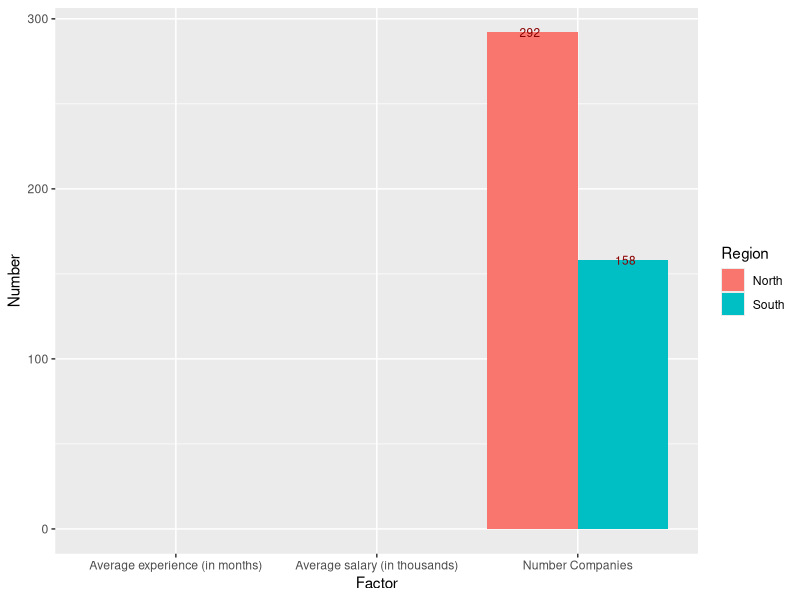
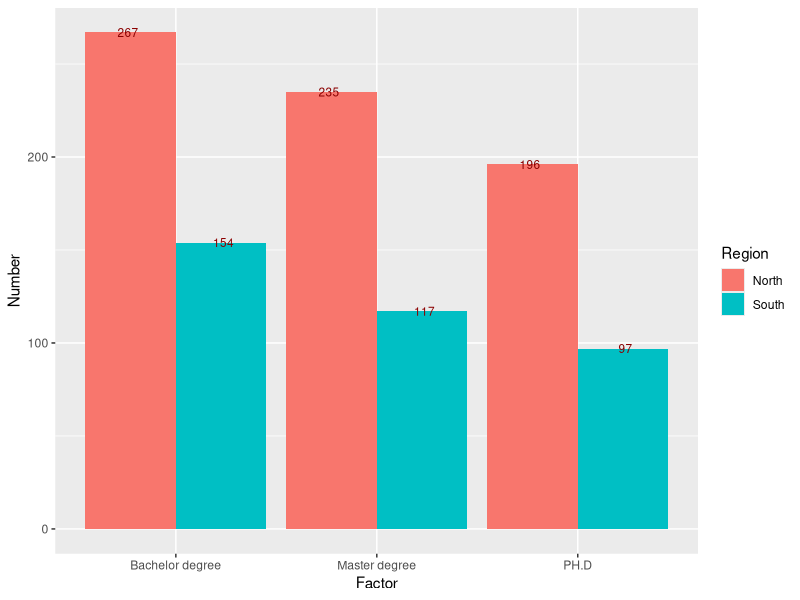
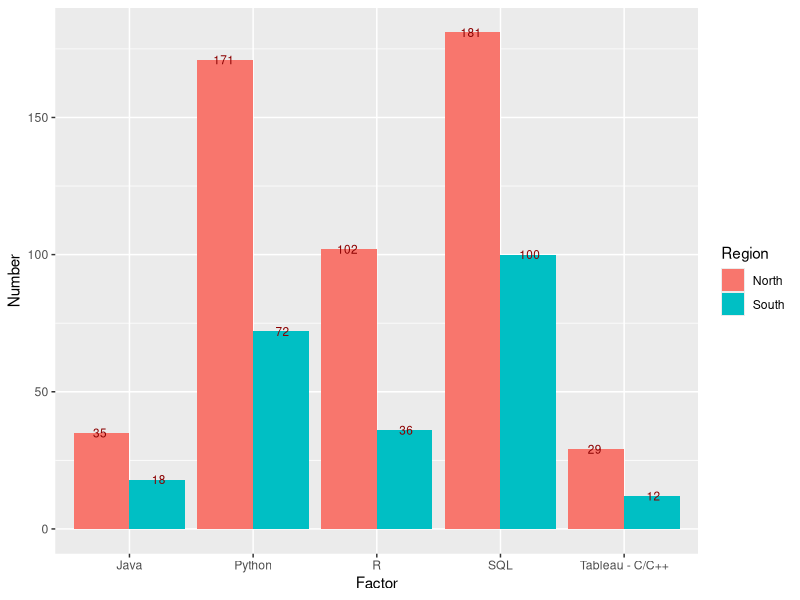

These charts were generated, in order, by the following R code: (Note: this script raises an error after producing the figures.)
## ---- chunk 1
pkg_list = c("ggplot2", "plyr", "stringr")
mia_pkgs = pkg_list[!(pkg_list %in% installed.packages()[,"Package"])]
if(length(mia_pkgs) > 0) install.packages(mia_pkgs)
loaded_pkgs = lapply(pkg_list, require, character.only=TRUE)
## ---- chunk 2
jdata = read.csv("datarelatedjobs.csv")
jdata$X = NULL
names(jdata)
head(jdata)
## ---- chunk 3
summary(jdata)
str(jdata)

for(i in 1:length(jdata$Standing)){
  if(is.na(jdata$Standing[i])){
    jdata$Standing[i] = "All levels"
  }
}  
## ---- chunk 4
count(jdata$Standing)
## ---- chunk 5
North_sub = jdata[which(jdata$Region == "North CA"),]
head(North_sub,5)
South_sub = jdata[which(jdata$Region == "South CA"),]
head(South_sub,5)
## ---- chunk 6
n_companies_north = rep(0, length(count(North_sub$Company)$freq))
n_companies_south = rep(0, length(count(South_sub$Company)$freq))

for(i in 1:length(count(North_sub$Company)$freq)){
  if(count(North_sub$Company)$freq[i] == 1){
    n_companies_north[i] = count(North_sub$Company)$freq[i] 
  } else{
    n_companies_north[i] = 1
  }
}

for(i in 1:length(count(South_sub$Company)$freq)){
  if(count(South_sub$Company)$freq[i] == 1){
    n_companies_south[i] = count(South_sub$Company)$freq[i] 
  } else{
    n_companies_south[i] = 1
  }
}
sum(n_companies_north)
sum(n_companies_south)
## ---- chunk 7
avg_exp_N = round(mean(North_sub$Minimum_exp_years)*12,0)
avg_exp_S = round(mean(South_sub$Minimum_exp_years)*12,0)
avg_exp_N
avg_exp_S
## ---- chunk 8
#Use NA.omit to omit to take out NA values then use mean function to find average
Omit_yr_salary_N = na.omit(North_sub$Estimate_minimum_average_salary)
Omit_yr_salary_S = na.omit(South_sub$Estimate_minimum_average_salary)
North_Est_min_salary = round(mean(Omit_yr_salary_N)/1000,2)
South_Est_min_salary = round(mean(Omit_yr_salary_S)/1000,2)

North_Est_min_salary
South_Est_min_salary
## ---- chunk 9
firstdf = data.frame(
          Region = rep(c("North", "South"), each = 3),
          Factor = rep(c("Average experience (in months)", "Average salary (in thousands)","Number Companies")),
          Number = c(avg_exp_N, North_Est_min_salary, sum(n_companies_north),
                     avg_exp_S, South_Est_min_salary, sum(n_companies_south)))

plotfirst = ggplot(data = firstdf, aes(x = Factor, y = Number, fill = Region)) + 
    geom_bar(stat = "identity", position=position_dodge()) +  
    geom_text(aes(label = Number), position = position_dodge(0.95), vjust=0.5, color = "darkred", size = 3)

#jpeg('plotfirst.jpg')
#plot(plotfirst)
plotfirst

## ---- chunk 10
#Nearly same as counting number of companies:
#Create 3 vectors: n_bach, n_master, n_phd to store the values.
#For this one we need to use stringr.
#Ex: All levels -> n_bach = n_bach + 1, n_master = n_master + 1, n_phd = n_phd + 1
#BS/MS ->  n_bach = n_bach + 1, n_master = n_master + 1 (Use  stringr so that we can get only BS or only MS)
Standing_sub = jdata[which(jdata$Standing != "NA"),]
North_sub_st = Standing_sub[which(Standing_sub$Region == "North CA"),]
South_sub_st = Standing_sub[which(Standing_sub$Region == "South CA"),]
## ---- chunk 11
n_bach_S = length(str_subset(South_sub_st$Standing, pattern = "^B")) + count(South_sub_st$Standing)$freq[which(count(South_sub_st$Standing) == "All levels")]  
n_bach_S

n_master_S = length(str_subset(South_sub_st$Standing, pattern = "^MS")) + length(str_subset(South_sub_st$Standing, pattern = "MS$")) + count(South_sub_st$Standing)$freq[which(count(South_sub_st$Standing) == "All levels")] - length(str_subset(South_sub_st$Standing, pattern = "^MS$"))
n_master_S

n_PH.D_S = length(str_subset(South_sub_st$standing, pattern = "^PH.D")) + length(str_subset(South_sub_st$Standing, pattern = "PH.D$")) + count(South_sub_st$Standing)$freq[which(count(South_sub_st$Standing) == "All levels")]
n_PH.D_S
## ---- chunk 12
n_bach_N = length(str_subset(North_sub_st$Standing, pattern = "^B")) + count(North_sub_st$Standing)$freq[which(count(North_sub_st$Standing) == "All levels")]  
n_bach_N

n_master_N = length(str_subset(North_sub_st$Standing, pattern = "^MS")) + length(str_subset(North_sub_st$Standing, pattern = "MS$")) + count(North_sub_st$Standing)$freq[which(count(North_sub_st$Standing) == "All levels")] - length(str_subset(North_sub_st$Standing, pattern = "^MS$"))
n_master_N

n_PH.D_N = length(str_subset(North_sub_st$standing, pattern = "^PH.D")) + length(str_subset(North_sub_st$Standing, pattern = "PH.D$")) + count(North_sub_st$Standing)$freq[which(count(North_sub_st$Standing) == "All levels")]
n_PH.D_N
## ---- chunk 13
secondtdf = data.frame(
          Region = rep(c("North", "South"), each = 3),
          Factor = rep(c("Bachelor degree", "Master degree","PH.D")),
          Number = c(n_bach_N, n_master_N, n_PH.D_N,
                     n_bach_S, n_master_S, n_PH.D_S))

plotsecond = ggplot(data = secondtdf, aes(x = Factor, y = Number, fill = Region)) + 
    geom_bar(stat = "identity", position=position_dodge()) +  
    geom_text(aes(label = Number), position = position_dodge(0.95), vjust=0.5, color = "darkred", size = 3)

#jpeg('plotsecond.jpg')
#plot(plotsecond)
plotsecond
## ---- chunk 14
count(jdata$Preferred_lang1)[order(count(jdata$Preferred_lang1)$freq),] 

count(jdata$Preferred_lang2)
## ---- chunk 15
count_order = function(col1, col2, order, top){
  ct1 = count(col1)
  ct2 = count(col2)
  if(order == "decreasing"){
    ct1_inc = ct1[order(ct1$freq, decreasing = T),]
    ct2_inc = ct2[order(ct2$freq, decreasing = T),]
    
    cl = length(ct1_inc$freq) - length(ct2_inc$freq)

    if(cl < 0){
      fresult = data.frame(Lang1 = c(as.character(ct1_inc$x), rep(NA,abs(cl))),
                            Freq1 = c(ct1_inc$freq, rep(NA,abs(cl))),
                            Lang2 = as.character(ct2_inc$x),
                            Freq2 = ct2_inc$freq)                  

    } else{
      fresult = data.frame(Lang1 = as.character(ct1_inc$x),
                            Freq1 = ct1_inc$freq,
                            Lang2 = c(as.character(ct2_inc$x), rep(NA,cl)),
                            Freq2 = c(ct2_inc$freq,rep(NA,cl)))         
      }
  }
  else{
    ct1_dec = ct1[order(ct1$freq, decreasing = F),]
    ct2_dec = ct2[order(ct2$freq, decreasing = F),]
    
    cl = length(ct1_dec$freq) - length(ct2_dec$freq)

    if(cl < 0){
      fresult = data.frame(Lang1 = c(as.character(ct1_dec$x), rep(NA,abs(cl))),
                            Freq1 = c(ct1_dec$freq, rep(NA,abs(cl))),
                            Lang2 = as.character(ct2_dec$x),
                            Freq2 = ct2_dec$freq)                  
    } else{
      fresult = data.frame(Lang1 = as.character(ct1_dec$x),
                            Freq1 = ct1_dec$freq,
                            Lang2 = c(as.character(ct2_dec$x), rep(NA,cl)),
                            Freq2 = c(ct2_dec$freq,rep(NA,cl))) 
    }
  }
  for(i in 1:15){
    for(j in 1:15){
      if(fresult$Lang1[i] == fresult$Lang2[j]){
        fresult$Freq1[i] = fresult$Freq1[i] + fresult$Freq2[j]
      }
    }
  }
  if(order == "decreasing"){
    res = fresult[order(fresult$Freq1, decreasing = T),]
  } else {
    res = fresult[order(fresult$Freq1, decreasing = F),]
  }
  return(res[1:top,1:2])
}


## ---- chunk 16
sl = count_order(South_sub_st$Preferred_lang1, South_sub_st$Preferred_lang2,"decreasing", 5)
nl = count_order(North_sub_st$Preferred_lang1, North_sub_st$Preferred_lang2,"decreasing", 5)
sl
nl
thirddf = data.frame(
          Region = rep(c("North", "South"), each = 5),
          Factor = c("SQL", "Python", "R", "Java", "Tableau - C/C++", 
                     "SQL", "Python", "R", "Java", "Tableau - C/C++"),
          Number = c(nl$Freq1[1], nl$Freq1[2], nl$Freq1[3], nl$Freq1[4], nl$Freq1[5], 
                     sl$Freq1[1], sl$Freq1[2], sl$Freq1[3], sl$Freq1[4], sl$Freq1[5]))

plotthird = ggplot(data = thirddf, aes(x = Factor, y = Number, fill = Region)) + 
    geom_bar(stat = "identity", position=position_dodge()) +  
    geom_text(aes(label = Number), position = position_dodge(0.95), vjust=0.5, color = "darkred", size = 3)

#jpeg('plotsecond.jpg')
#plot(plotsecond)
plotthird
## ---- chunk 17
# Top five most demanding languages:C++, Java, Python,R,SQL

order_lang_S = count(South_sub_st$Preferred_lang1)
order_lang_N = count(North_sub_st$Preferred_lang1)
OLS = order_lang_S[order(order_lang_S$freq, decreasing = TRUE),]
OLN = order_lang_N[order(order_lang_N$freq, decreasing = TRUE),]
OLS_df = data.frame(Name_language = OLS$x, Freq = OLS$freq)
OLN_df = data.frame(Name_language = OLN$x, Freq = OLN$freq)

head(OLS_df, 5)
head(OLN_df, 5)
## ---- chunk 18
n_cpp_North = length(str_subset(North_sub_st$Preferred_lang1, pattern = "^C\\++$")) +length(str_subset(North_sub_st$Preferred_lang2, pattern = "C\\++$"))

n_cpp_South = length(str_subset(South_sub_st$Preferred_lang1, pattern = "^C\\++$")) +length(str_subset(South_sub_st$Preferred_lang2, pattern = "C\\++$"))

n_java_South = length(str_subset(South_sub_st$Preferred_lang1, pattern = "^Java$")) +length(str_subset(South_sub_st$Preferred_lang2, pattern = "^Java$"))

n_java_North = length(str_subset(North_sub_st$Preferred_lang1, pattern = "^Java$")) +length(str_subset(North_sub_st$Preferred_lang2, pattern = "^Java$"))

n_Python_North = length(str_subset(North_sub_st$Preferred_lang1, pattern = "^Python$"))+length(str_subset(North_sub_st$Preferred_lang2, pattern = "^Python$"))

n_Python_South = length(str_subset(South_sub_st$Preferred_lang1, pattern = "^Python$"))  +length(str_subset(South_sub_st$Preferred_lang2, pattern ="^Python$"))

n_R_North = length(str_subset(North_sub_st$Preferred_lang1, pattern = "^R$")) +length(str_subset(North_sub_st$Preferred_lang2, pattern = "R$"))

n_R_South = length(str_subset(South_sub_st$Preferred_lang1, pattern = "^R$"))  +length(str_subset(South_sub_st$Preferred_lang2, pattern = "R$"))
n_R_South
n_SQL_North = length(str_subset(North_sub_st$Preferred_lang1, pattern = "^SQL$")) +length(str_subset(North_sub_st$Preferred_lang1, pattern = "/SQL$")) +length(str_subset(North_sub_st$Preferred_lang2, pattern = "^SQL$"))

n_SQL_South = length(str_subset(South_sub_st$Preferred_lang1, pattern = "^SQL$"))+ length(str_subset(South_sub_st$Preferred_lang1, pattern = "/SQL$"))+ length(str_subset(South_sub_st$Preferred_lang2, pattern = "^SQL$"))


res = cbind(nl,sl)
handwaydf = data.frame(NLang1 = c("SQL", "Python", "R", "Java", "C/C++"),
                       NFreg1 = c(n_SQL_North, n_Python_North, n_R_North, n_java_North, n_cpp_North),
                       SLang1 = c("SQL", "Python", "R", "Java", "C/C++"),
                       NLang1 = c(n_SQL_South, n_Python_South, n_R_South, n_java_South, n_cpp_South))
res
handwaydf
## ---- chunk 19
top20 = count_order(jdata$Preferred_lang1, jdata$Preferred_lang2,"decreasing", 20)
top20
## ---- chunk 20
for (i in 1:length(jdata$Standing)){
  if(!is.na(str_extract(jdata$Standing[i], pattern = "^B")) || !is.na(str_extract(jdata$Standing[i], pattern = "^A"))){
    jdata$Difficulty[i] = "Easy"
  } else if (!is.na(str_extract(jdata$Standing[i], pattern = "^M"))){
    jdata$Difficulty[i] = "Medium"
  } else if (!is.na(str_extract(jdata$Standing[i], pattern = "^P"))){
    jdata$Difficulty[i] = "Hard"
  }
}
## ---- chunk 21
# Instruction:
#   First subset our data into small subset that satisfies only 1 agrument.
#   Compare the length of those 4 small subsets. 
#   Find the intersection subset between those 4 subsets that is the largest will be our result
jdata$Difficulty[which(jdata$Difficulty == "Easy"),]


# jdata$Minimum_exp_years
# jdata$Region
# jdata$Preferred_lang1
## ---- chunk 22
Argu_x = jdata$Company[which(jdata$Minimum_exp_years == "5")]
Argu_y = jdata$Company[which(jdata$Difficulty == "Easy")]
Argu_z = jdata$Company[which(jdata$Region == "North CA")]
Argu_u = jdata$Company[which(jdata$Preferred_lang1 == "Python")]

intersect(intersect(Argu_x,Argu_y),intersect(Argu_z,Argu_u))


## ---- chunk 23
find_company = function(Difficulty, Exp, Region, Language){
  
  
}
## ---- chunk 24
for(i in 1:length(jdata$Minimum_exp_years)){
  if(jdata$Minimum_exp_years[i] == 1 & !is.na(jdata$Estimate_minimum_average_salary[i])){
    if(jdata$Estimate_minimum_average_salary[i] >= 150000){
      jdata$Minimum_exp_years[i] = 4
    }
    else if(jdata$Estimate_minimum_average_salary[i] >= 130000 &
            jdata$Estimate_minimum_average_salary[i] <  150000){
      jdata$Minimum_exp_years[i] = 3
    }
    else if (jdata$Estimate_minimum_average_salary[i] >= 100000 &
             jdata$Estimate_minimum_average_salary[i] <  130000){
      jdata$Minimum_exp_years[i] = 2
    }
    else{jdata$Minimum_exp_years[i] = 1}
  } 
}
## ---- chunk 25
set.seed(2018)
result = jdata$Estimate_minimum_average_salary[which.min(jdata$Estimate_minimum_average_salary)]
for (i in 1:length(jdata$City))
if(count(jdata$City)$freq[which(count(jdata$City)$x == (jdata$City[i]))] > mean(count(jdata$City)$freq)){ 
  jdata$Jobs_density[i] = "High"
  jdata$City_Bonus[i] = round(rnorm(1, mean = result * 1.75, sd = 500),1) 
} else {
  jdata$Jobs_density[i] = "Low"
  jdata$City_Bonus[i] = round(rnorm(1, mean = result* 1.25, sd = 500),1) 
}

## ---- chunk 26
count(str_detect(jdata$Position, pattern = "Scientist"))
count(str_detect(jdata$Position, pattern = "Analyst"))
count(str_detect(jdata$Position, pattern = "Engineer"))
## ---- chunk 27
set.seed(2018)
for (i in 1:length(jdata$Position)){
  if(str_detect(jdata$Position[i], pattern = "Engineer")){
    jdata$Posi_Bonus[i] = round(rnorm(1, mean = 7000, sd = 500),1)
  }  else if (str_detect(jdata$Position[i], pattern = "Scientist")){
    jdata$Posi_Bonus[i] = round(rnorm(1, mean = 5000, sd = 500),1)
  }  else if (str_detect(jdata$Position[i], pattern = "Analyst")){
    jdata$Posi_Bonus[i] = round(rnorm(1, mean = 3000, sd = 500),1)
  } 
}
#as.numeric(jdata$Posi_Bonus)
head(jdata,10)
## ---- chunk 28
model1 = lm(Estimate_minimum_average_salary ~ Posi_Bonus, data = jdata)
plot(jdata$Estimate_minimum_average_salary ~ jdata$Posi_Bonus
, main = "Experience vs Years", xlab = "Years", ylab = "Salary")
abline(model)
## ---- chunk 29

## ---- chunk 30
